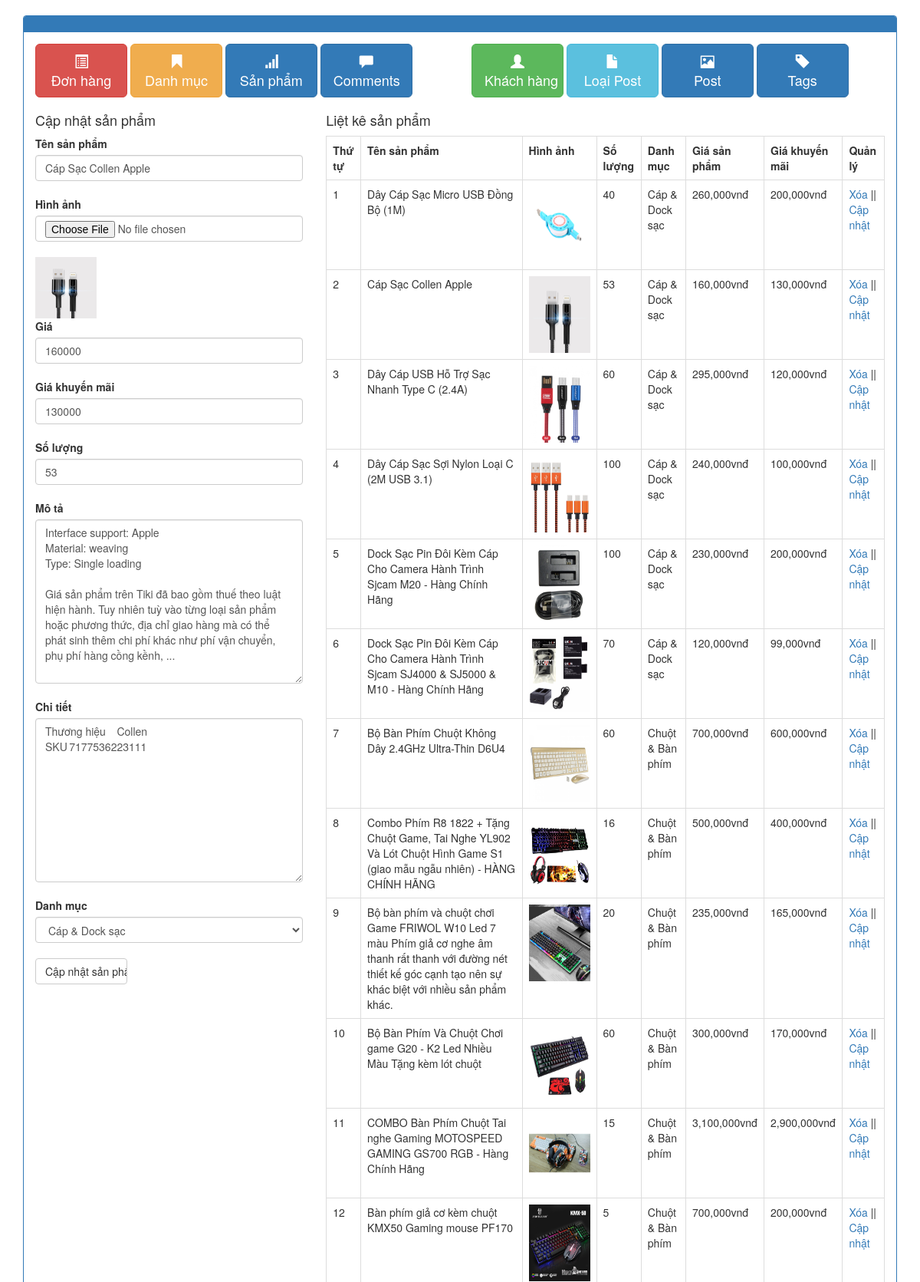
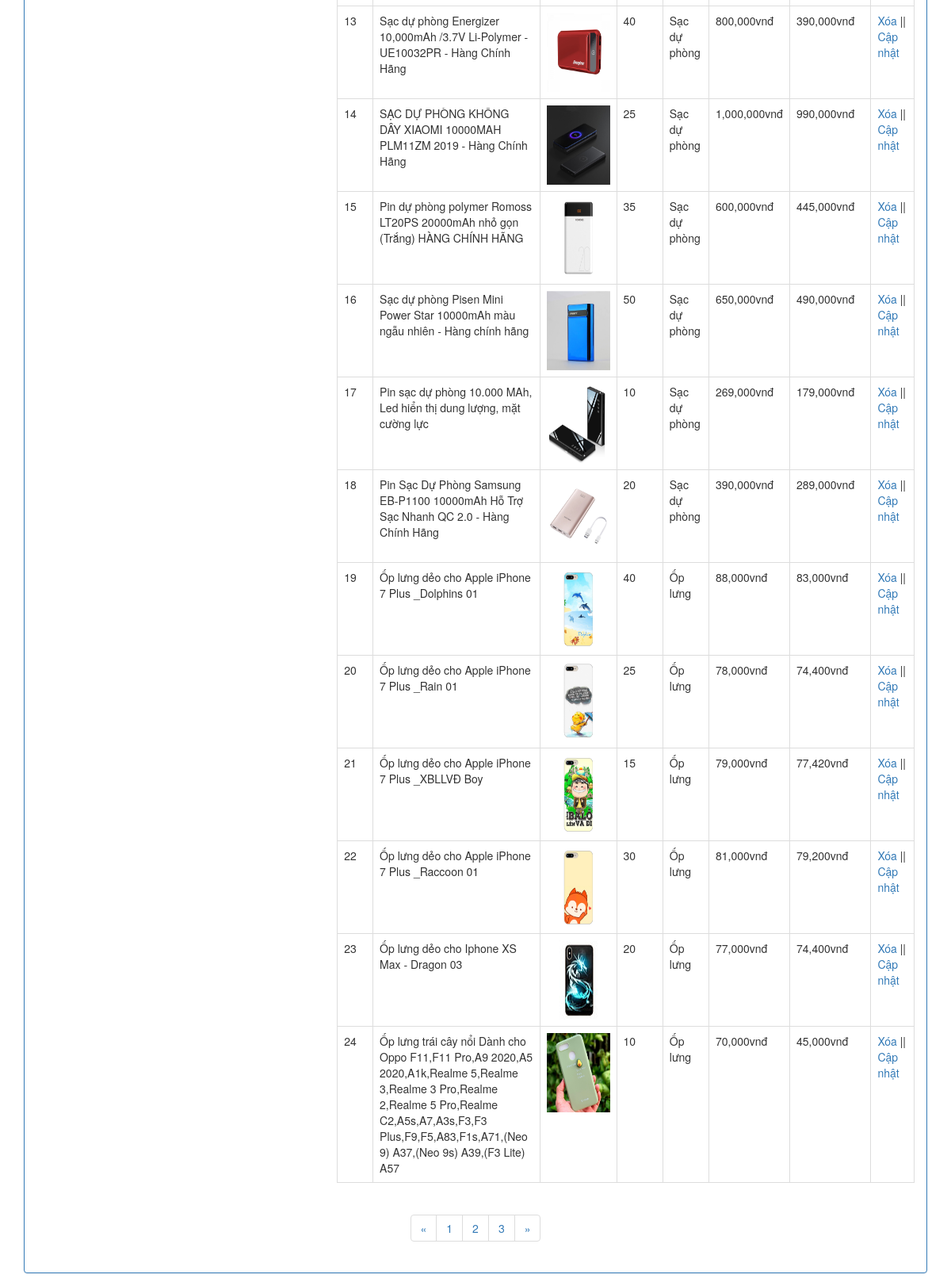
The app's page /admin/xulysanpham.php?quanly=capnhat&capnhat_id=53 with its own data (2 pictures, top to bottom).
### tables this page shows
CREATE TABLE `tbl_sanpham` (
  `sanpham_id` int(11) NOT NULL,
  `category_id` int(11) NOT NULL,
  `sanpham_name` varchar(255) NOT NULL,
  `sanpham_chitiet` text NOT NULL,
  `sanpham_mota` text NOT NULL,
  `sanpham_gia` varchar(100) NOT NULL,
  `sanpham_giakhuyenmai` varchar(100) NOT NULL,
  `sanpham_active` int(11) NOT NULL,
  `sanpham_hot` int(11) NOT NULL,
  `sanpham_soluong` int(11) NOT NULL,
  `sanpham_image` varchar(50) NOT NULL
);

CREATE TABLE `tbl_category` (
  `category_id` int(11) NOT NULL,
  `category_name` varchar(50) NOT NULL
);

### admin/xulysanpham.php (the view, shortened to what this page needs)
<?php
	include('../db/connect.php');
?>
<!DOCTYPE html>
<html lang="en">
<head>
	<link href="../css/admin-dashboard.css" rel="stylesheet" type="text/css" media="all" />
	<link href="../css/Chart.css" rel="stylesheet" type="text/css" media="all" />
	<link href="//netdna.bootstrapcdn.com/bootstrap/3.0.0/css/bootstrap.min.css" rel="stylesheet" id="bootstrap-css">
</head>
<body>
	<div class="container">
		<div class="row">
			<div class="col-md-12">
				<div class="panel panel-primary">
					<div class="panel-heading">
					</div>
					<div class="panel-body">
						<div class="row">
							<div class="col-xs-6 col-md-6">
							<a href="xulydonhang.php" class="btn btn-danger btn-lg" role="button"><span class="glyphicon glyphicon-list-alt"></span> <br/>Đơn hàng</a>
							<a href="xulydanhmuc.php" class="btn btn-warning btn-lg" role="button"><span class="glyphicon glyphicon-bookmark"></span> <br/>Danh mục</a>
							<a href="xulysanpham.php" class="btn btn-primary btn-lg" role="button"><span class="glyphicon glyphicon-signal"></span> <br/>Sản phẩm</a>
							<a href="" class="btn btn-primary btn-lg" role="button"><span class="glyphicon glyphicon-comment"></span> <br/>Comments</a>
							</div>
							<div class="col-xs-6 col-md-6">
							<a href="xulykhachhang.php" class="btn btn-success btn-lg" role="button"><span class="glyphicon glyphicon-user"></span> <br/>Khách hàng</a>
							<a href="xulydanhmucbaiviet.php" class="btn btn-info btn-lg" role="button"><span class="glyphicon glyphicon-file"></span> <br/>Loại Post </a>
							<a href="xulybaiviet.php" class="btn btn-primary btn-lg" role="button"><span class="glyphicon glyphicon-picture"></span> <br/>Post</a>
							<a href="#" class="btn btn-primary btn-lg" role="button"><span class="glyphicon glyphicon-tag"></span> <br/>Tags</a>
							</div>
						</div>
						<div class="row">
		<?php
			if(isset($_GET['quanly'])=='capnhat'){
				$id_capnhat = $_GET['capnhat_id'];
				$sql_capnhat = mysqli_query($con,"SELECT * FROM tbl_sanpham WHERE sanpham_id='$id_capnhat'");
				$row_capnhat = mysqli_fetch_array($sql_capnhat);
				$id_category_1 = $row_capnhat['category_id'];
				?>
				<div class="col-md-4">
				<h4>Cập nhật sản phẩm</h4>
				<form action="" method="POST" enctype="multipart/form-data">
					<label>Tên sản phẩm</label>
					<input type="text" class="form-control" name="tensanpham" value="<?php echo $row_capnhat['sanpham_name'] ?>"><br>
					<label>Hình ảnh</label>
					<input type="file" class="form-control" name="hinhanh"><br>
					<img src="../uploads/<?php echo $row_capnhat['sanpham_image'] ?>" height="80" width="80"><br>
					<label>Giá</label>
					<input type="text" class="form-control" name="giasanpham" value="<?php echo $row_capnhat['sanpham_gia'] ?>"><br>
					<label>Giá khuyến mãi</label>
					<input type="text" class="form-control" name="giakhuyenmai" value="<?php echo $row_capnhat['sanpham_giakhuyenmai'] ?>"><br>
					<label>Số lượng</label>
					<input type="text" class="form-control" name="soluong" value="<?php echo $row_capnhat['sanpham_soluong'] ?>"><br>
					<label>Mô tả</label>
					<textarea class="form-control" rows="10" name="mota"><?php echo $row_capnhat['sanpham_mota'] ?></textarea><br>
					<label>Chi tiết</label>
					<textarea class="form-control" rows="10" name="chitiet"><?php echo $row_capnhat['sanpham_chitiet'] ?></textarea><br>
					<label>Danh mục</label>
					<?php
					$sql_danhmuc = mysqli_query($con,"SELECT * FROM tbl_category ORDER BY category_id DESC");
					?>
					<select name="danhmuc" class="form-control">
						<?php
						while($row_danhmuc = mysqli_fetch_array($sql_danhmuc)){
							if($id_category_1==$row_danhmuc['category_id']){
						?>
						<option selected value="<?php echo $row_danhmuc['category_id'] ?>"><?php echo $row_danhmuc['category_name'] ?></option>
						<?php
							}else{
						?>
						<option value="<?php echo $row_danhmuc['category_id'] ?>"><?php echo $row_danhmuc['category_name'] ?></option>
						<?php
							}
						}
						?>
					</select><br>
					<input type="submit" name="capnhatsanpham" value="Cập nhật sản phẩm" class="btn btn-default">
				</form>
				</div>
				<?php
			}
				?>
			<div class="col-md-8">
				<h4>Liệt kê sản phẩm</h4>
				<?php
				$sql_select_sp = mysqli_query($con,"SELECT * FROM tbl_sanpham,tbl_category WHERE tbl_sanpham.category_id=tbl_category.category_id ORDER BY tbl_sanpham.sanpham_id DESC");
				?>
				<table class="table table-bordered ">
					<tr>
						<th>Thứ tự</th>
						<th>Tên sản phẩm</th>
						<th>Hình ảnh</th>
						<th>Số lượng</th>
						<th>Danh mục</th>
						<th>Giá sản phẩm</th>
						<th>Giá khuyến mãi</th>
						<th>Quản lý</th>
					</tr>
					<?php
					$i = 0;
					while($row_sp = mysqli_fetch_array($sql_select_sp)){
						$i++;
					?>
					<tr>
						<td><?php echo $i ?></td>
						<td><?php echo $row_sp['sanpham_name'] ?></td>
						<td><img src="../uploads/<?php echo $row_sp['sanpham_image'] ?>" height="100" width="80"></td>
						<td><?php echo $row_sp['sanpham_soluong'] ?></td>
						<td><?php echo $row_sp['category_name'] ?></td>
						<td><?php echo number_format($row_sp['sanpham_gia']).'vnđ' ?></td>
						<td><?php echo number_format($row_sp['sanpham_giakhuyenmai']).'vnđ' ?></td>
						<td><a href="?xoa=<?php echo $row_sp['sanpham_id'] ?>">Xóa</a> || <a href="xulysanpham.php?quanly=capnhat&capnhat_id=<?php echo $row_sp['sanpham_id'] ?>">Cập nhật</a></td>
					</tr>
				<?php
					}
					?>
				</table>
			</div>
		</div>
	<div class="row">
	<div class="col-md-12" style="text-align: center">
		<nav aria-label="Page navigation example ">
			<ul class="pagination">
				<li class="page-item">
					<a class="page-link" href="#" aria-label="Previous">
						<span aria-hidden="true">&laquo;</span>
					</a>
				</li>
				<li class="page-item"><a class="page-link" href="#">1</a></li>
				<li class="page-item"><a class="page-link" href="#">2</a></li>
				<li class="page-item"><a class="page-link" href="#">3</a></li>
				<li class="page-item">
					<a class="page-link" href="#" aria-label="Next">
						<span aria-hidden="true">&raquo;</span>
					</a>
				</li>
			</ul>
		</nav>
	</div>
					</div>
				</div>
			</div>
		</div>
	</div>
</body>
</html>

### css/admin-dashboard.css (style rules this page uses)
body { padding-top:20px; }
.panel-body .btn:not(.btn-block) { width:120px;margin-bottom:10px; }

### records on screen
tbl_sanpham: tensanpham "Cáp Sạc Collen Apple", sanpham_image (picture), giasanpham "160000", giakhuyenmai "130000", soluong "53", mota "Interface support: Apple Material: weaving Type: Single loading Giá sản phẩm trên Tiki đã bao gồm thuế theo luật hiện hành. Tuy nhiên tuỳ vào từng loại sản phẩm hoặc phương thức, địa chỉ giao hàng mà có thể phát sinh thêm chi phí khác như phí vận chuyển, phụ phí hàng cồng kềnh, ...", chitiet "Thương hiệu Collen SKU 7177536223111", sanpham_name "Cáp Sạc Collen Apple", sanpham_soluong "53", category.category_name "Cáp & Dock sạc", sanpham_gia "160,000", sanpham_giakhuyenmai "130,000"
tbl_sanpham: sanpham_name "Dây Cáp Sạc Micro USB Đồng Bộ (1M)", sanpham_image (picture), sanpham_soluong "40", category.category_name "Cáp & Dock sạc", sanpham_gia "260,000", sanpham_giakhuyenmai "200,000"
tbl_sanpham: sanpham_name "Dây Cáp USB Hỗ Trợ Sạc Nhanh Type C (2.4A)", sanpham_image (picture), sanpham_soluong "60", category.category_name "Cáp & Dock sạc", sanpham_gia "295,000", sanpham_giakhuyenmai "120,000"
tbl_sanpham: sanpham_name "Dây Cáp Sạc Sợi Nylon Loại C (2M USB 3.1)", sanpham_image (picture), sanpham_soluong "100", category.category_name "Cáp & Dock sạc", sanpham_gia "240,000", sanpham_giakhuyenmai "100,000"
tbl_sanpham: sanpham_name "Dock Sạc Pin Đôi Kèm Cáp Cho Camera Hành Trình Sjcam M20 - Hàng Chính Hãng", sanpham_image (picture), sanpham_soluong "100", category.category_name "Cáp & Dock sạc", sanpham_gia "230,000", sanpham_giakhuyenmai "200,000"
tbl_sanpham: sanpham_name "Dock Sạc Pin Đôi Kèm Cáp Cho Camera Hành Trình Sjcam SJ4000 & SJ5000 & M10 - Hàng Chính Hãng", sanpham_image (picture), sanpham_soluong "70", category.category_name "Cáp & Dock sạc", sanpham_gia "120,000", sanpham_giakhuyenmai "99,000"
tbl_sanpham: sanpham_name "Bộ Bàn Phím Chuột Không Dây 2.4GHz Ultra-Thin D6U4", sanpham_image (picture), sanpham_soluong "60", category.category_name "Chuột & Bàn phím", sanpham_gia "700,000", sanpham_giakhuyenmai "600,000"
tbl_sanpham: sanpham_name "Combo Phím R8 1822 + Tặng Chuột Game, Tai Nghe YL902 Và Lót Chuột Hình Game S1 (giao mẫu ngẫu nhiên) - HÀNG CHÍNH HÃNG", sanpham_image (picture), sanpham_soluong "16", category.category_name "Chuột & Bàn phím", sanpham_gia "500,000", sanpham_giakhuyenmai "400,000"
tbl_sanpham: sanpham_name "Bộ bàn phím và chuột chơi Game FRIWOL W10 Led 7 màu Phím giả cơ nghe âm thanh rất thanh với đường nét thiết kế góc cạnh tạo nên sự khác biệt với nhiều sản phẩm khác.", sanpham_image (picture), sanpham_soluong "20", category.category_name "Chuột & Bàn phím", sanpham_gia "235,000", sanpham_giakhuyenmai "165,000"
tbl_sanpham: sanpham_name "Bộ Bàn Phím Và Chuột Chơi game G20 - K2 Led Nhiều Màu Tặng kèm lót chuột", sanpham_image (picture), sanpham_soluong "60", category.category_name "Chuột & Bàn phím", sanpham_gia "300,000", sanpham_giakhuyenmai "170,000"
tbl_sanpham: sanpham_name "COMBO Bàn Phím Chuột Tai nghe Gaming MOTOSPEED GAMING GS700 RGB - Hàng Chính Hãng", sanpham_image (picture), sanpham_soluong "15", category.category_name "Chuột & Bàn phím", sanpham_gia "3,100,000", sanpham_giakhuyenmai "2,900,000"
tbl_sanpham: sanpham_name "Bàn phím giả cơ kèm chuột KMX50 Gaming mouse PF170", sanpham_image (picture), sanpham_soluong "5", category.category_name "Chuột & Bàn phím", sanpham_gia "700,000", sanpham_giakhuyenmai "200,000"
tbl_sanpham: sanpham_name "Sạc dự phòng Energizer 10,000mAh /3.7V Li-Polymer - UE10032PR - Hàng Chính Hãng", sanpham_image (picture), sanpham_soluong "40", category.category_name "Sạc dự phòng", sanpham_gia "800,000", sanpham_giakhuyenmai "390,000"
tbl_sanpham: sanpham_name "SẠC DỰ PHÒNG KHÔNG DÂY XIAOMI 10000MAH PLM11ZM 2019 - Hàng Chính Hãng", sanpham_image (picture), sanpham_soluong "25", category.category_name "Sạc dự phòng", sanpham_gia "1,000,000", sanpham_giakhuyenmai "990,000"
tbl_sanpham: sanpham_name "Pin dự phòng polymer Romoss LT20PS 20000mAh nhỏ gọn (Trắng) HÀNG CHÍNH HÃNG", sanpham_image (picture), sanpham_soluong "35", category.category_name "Sạc dự phòng", sanpham_gia "600,000", sanpham_giakhuyenmai "445,000"
tbl_sanpham: sanpham_name "Sạc dự phòng Pisen Mini Power Star 10000mAh màu ngẫu nhiên - Hàng chính hãng", sanpham_image (picture), sanpham_soluong "50", category.category_name "Sạc dự phòng", sanpham_gia "650,000", sanpham_giakhuyenmai "490,000"
tbl_sanpham: sanpham_name "Pin sạc dự phòng 10.000 MAh, Led hiển thị dung lượng, mặt cường lực", sanpham_image (picture), sanpham_soluong "10", category.category_name "Sạc dự phòng", sanpham_gia "269,000", sanpham_giakhuyenmai "179,000"
tbl_sanpham: sanpham_name "Pin Sạc Dự Phòng Samsung EB-P1100 10000mAh Hỗ Trợ Sạc Nhanh QC 2.0 - Hàng Chính Hãng", sanpham_image (picture), sanpham_soluong "20", category.category_name "Sạc dự phòng", sanpham_gia "390,000", sanpham_giakhuyenmai "289,000"
tbl_sanpham: sanpham_name "Ốp lưng dẻo cho Apple iPhone 7 Plus _Dolphins 01", sanpham_image (picture), sanpham_soluong "40", category.category_name "Ốp lưng", sanpham_gia "88,000", sanpham_giakhuyenmai "83,000"
tbl_sanpham: sanpham_name "Ốp lưng dẻo cho Apple iPhone 7 Plus _Rain 01", sanpham_image (picture), sanpham_soluong "25", category.category_name "Ốp lưng", sanpham_gia "78,000", sanpham_giakhuyenmai "74,400"
tbl_sanpham: sanpham_name "Ốp lưng dẻo cho Apple iPhone 7 Plus _XBLLVĐ Boy", sanpham_image (picture), sanpham_soluong "15", category.category_name "Ốp lưng", sanpham_gia "79,000", sanpham_giakhuyenmai "77,420"
tbl_sanpham: sanpham_name "Ốp lưng dẻo cho Apple iPhone 7 Plus _Raccoon 01", sanpham_image (picture), sanpham_soluong "30", category.category_name "Ốp lưng", sanpham_gia "81,000", sanpham_giakhuyenmai "79,200"
tbl_sanpham: sanpham_name "Ốp lưng dẻo cho Iphone XS Max - Dragon 03", sanpham_image (picture), sanpham_soluong "20", category.category_name "Ốp lưng", sanpham_gia "77,000", sanpham_giakhuyenmai "74,400"
tbl_sanpham: sanpham_name "Ốp lưng trái cây nổi Dành cho Oppo F11,F11 Pro,A9 2020,A5 2020,A1k,Realme 5,Realme 3,Realme 3 Pro,Realme 2,Realme 5 Pro,Realme C2,A5s,A7,A3s,F3,F3 Plus,F9,F5,A83,F1s,A71,(Neo 9) A37,(Neo 9s) A39,(F3 Lite) A57", sanpham_image (picture), sanpham_soluong "10", category.category_name "Ốp lưng", sanpham_gia "70,000", sanpham_giakhuyenmai "45,000"

### other values on screen
form field danhmuc "Cáp & Dock sạc"
